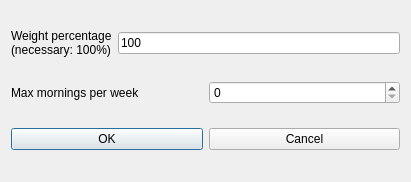
<?xml version="1.0" encoding="UTF-8"?>
<ui version="4.0">
 <class>ModifyConstraintTeachersMaxMorningsPerWeekForm_template</class>
 <widget class="QDialog" name="ModifyConstraintTeachersMaxMorningsPerWeekForm_template">
  <property name="geometry">
   <rect>
    <x>0</x>
    <y>0</y>
    <width>411</width>
    <height>182</height>
   </rect>
  </property>
  <property name="windowTitle">
   <string extracomment="This is the title of the dialog to modify a constraint of this type">Modify teachers max mornings per week</string>
  </property>
  <layout class="QGridLayout" name="gridLayout">
   <item row="0" column="0">
    <layout class="QHBoxLayout" name="horizontalLayout">
     <item>
      <widget class="QLabel" name="weightTextLabel">
       <property name="frameShape">
        <enum>QFrame::NoFrame</enum>
       </property>
       <property name="frameShadow">
        <enum>QFrame::Plain</enum>
       </property>
       <property name="text">
        <string>Weight percentage
(necessary: 100%)</string>
       </property>
       <property name="wordWrap">
        <bool>false</bool>
       </property>
      </widget>
     </item>
     <item>
      <widget class="QLineEdit" name="weightLineEdit">
       <property name="text">
        <string notr="true">100</string>
       </property>
      </widget>
     </item>
    </layout>
   </item>
   <item row="1" column="0">
    <layout class="QHBoxLayout" name="horizontalLayout_2">
     <item>
      <widget class="QLabel" name="maxMorningsTextLabel">
       <property name="frameShape">
        <enum>QFrame::NoFrame</enum>
       </property>
       <property name="frameShadow">
        <enum>QFrame::Plain</enum>
       </property>
       <property name="text">
        <string>Max mornings per week</string>
       </property>
       <property name="wordWrap">
        <bool>false</bool>
       </property>
      </widget>
     </item>
     <item>
      <widget class="QSpinBox" name="maxMorningsSpinBox"/>
     </item>
    </layout>
   </item>
   <item row="2" column="0">
    <layout class="QHBoxLayout" name="horizontalLayout_3">
     <item>
      <widget class="QPushButton" name="okPushButton">
       <property name="text">
        <string>OK</string>
       </property>
      </widget>
     </item>
     <item>
      <widget class="QPushButton" name="cancelPushButton">
       <property name="text">
        <string>Cancel</string>
       </property>
      </widget>
     </item>
    </layout>
   </item>
  </layout>
 </widget>
 <layoutdefault spacing="6" margin="11"/>
 <resources/>
 <connections/>
</ui>
